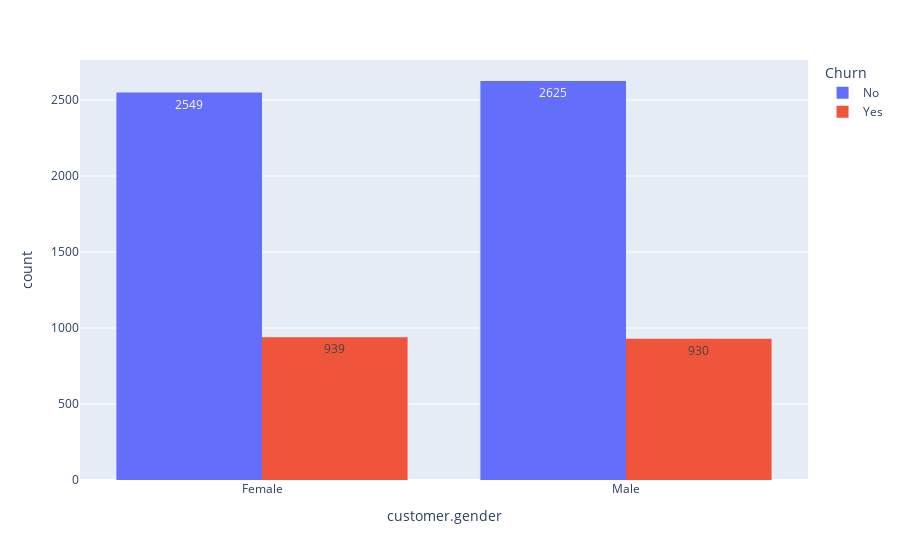

Write notebook code for a chart like this one.
### Code cell
px.histogram(df_plano, x = 'customer.gender', text_auto = True, color = 'Churn', barmode = 'group')

### Figure 1 — Plotly figure (JSON) as saved in the notebook; plotly's stock layout.template omitted (floating-point values rounded to 4 significant figures; data arrays with more than 128 entries replaced by an {"elided": "..."} marker saying what was removed)
{"data": [{"alignmentgroup": "True", "bingroup": "x", "hovertemplate": "Churn=No<br>customer.gender=%{x}<br>count=%{y}<extra></extra>", "legendgroup": "No", "marker": {"color": "#636efa", "pattern": {"shape": ""}}, "name": "No", "offsetgroup": "No", "orientation": "v", "showlegend": true, "texttemplate": "%{value}", "type": "histogram", "x": {"elided": "5174 str values"}, "xaxis": "x", "yaxis": "y"}, {"alignmentgroup": "True", "bingroup": "x", "hovertemplate": "Churn=Yes<br>customer.gender=%{x}<br>count=%{y}<extra></extra>", "legendgroup": "Yes", "marker": {"color": "#EF553B", "pattern": {"shape": ""}}, "name": "Yes", "offsetgroup": "Yes", "orientation": "v", "showlegend": true, "texttemplate": "%{value}", "type": "histogram", "x": {"elided": "1869 str values"}, "xaxis": "x", "yaxis": "y"}], "layout": {"barmode": "group", "legend": {"title": {"text": "Churn"}, "tracegroupgap": 0}, "margin": {"t": 60}, "xaxis": {"anchor": "y", "domain": [0, 1], "title": {"text": "customer.gender"}}, "yaxis": {"anchor": "x", "domain": [0, 1], "title": {"text": "count"}}}}
